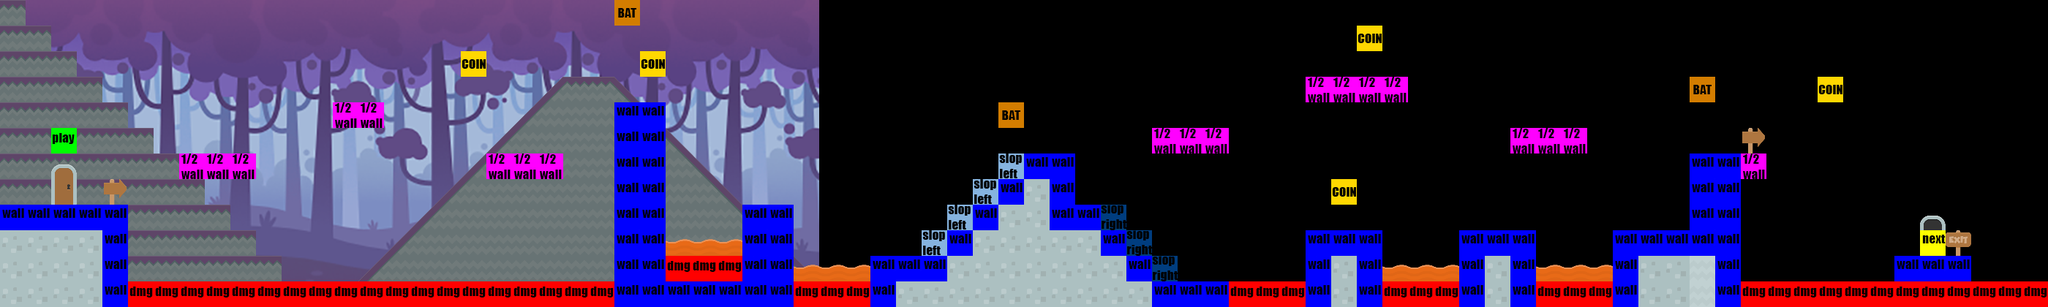

Tiled map render using the project's own tile images. Description and the map definition, with tile-layer contents summarised, below:
An orthogonal 80x12 tile map with 35x35 px tiles, 3 tile layers (parallax, Tile Layer 1, Colliders), 1 hidden layer not drawn, 1 image layer.

<map version="1.0" tiledversion="1.0.3" orientation="orthogonal" renderorder="right-down" width="80" height="12" tilewidth="35" tileheight="35" nextobjectid="1">
 <properties>
  <property name="music" value="audio/music/FindYou.ogg" />
 </properties>
 <tileset firstgid="1" name="tileset" tilewidth="35" tileheight="35" spacing="1" margin="1" tilecount="165" columns="15">
  <image source="tileset_1.png" width="540" height="431" />
 </tileset>
 <imagelayer name="Background">
  <image source="Backgrounds/CaveBGReSized.png" width="1120" height="420" />
  <properties>
   <property name="parallax" type="float" value="1" />
  </properties>
 </imagelayer>
 <layer name="parallax" width="80" height="12">
  <properties>
   <property name="parallax" type="float" value="0.9" />
  </properties>
  <data>[960 cells, 222 non-empty, 6 distinct tile ids]</data>
 </layer>
 <layer name="Tile Layer 1" width="80" height="12">
  <data>[960 cells, 222 non-empty, 22 distinct tile ids]</data>
 </layer>
 <layer name="Colliders" width="80" height="12">
  <properties>
   <property name="collider_layer" type="bool" value="true" />
  </properties>
  <data>[960 cells, 166 non-empty, 9 distinct tile ids]</data>
 </layer>
 <layer name="IsWalkable" width="80" height="12" visible="0">
  <properties>
   <property name="collider_layer" type="bool" value="true" />
  </properties>
  <data>[960 cells, 63 non-empty, 1 distinct tile ids]</data>
 </layer>
</map>
